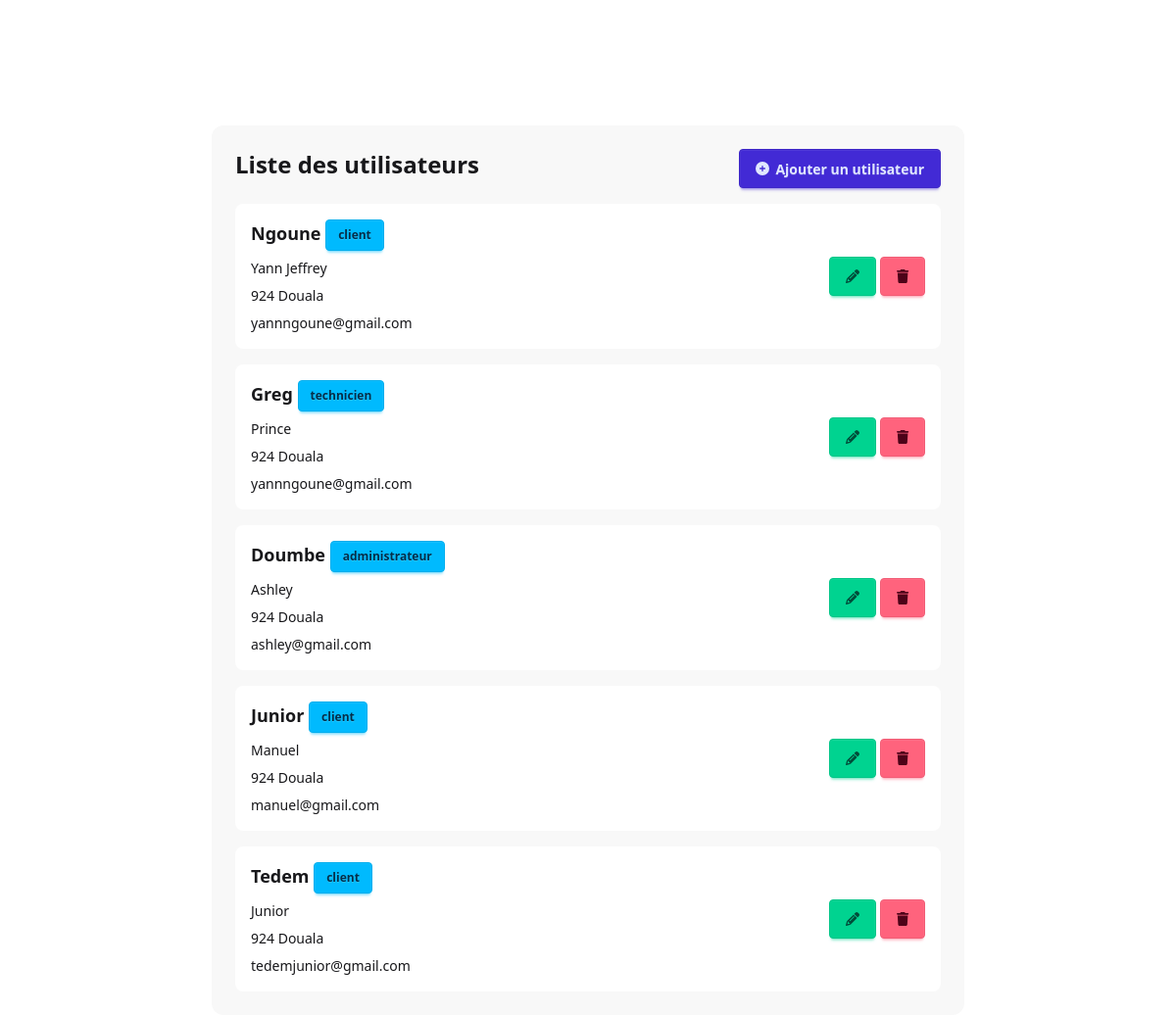
The page /utilisateur/ on the database its author committed.
### helpdeskapp/models.py (models this page shows, shortened)
class Utilisateur(models.Model):
    roles = [
        ('client', 'Client'),
        ('technicien', 'Technicien'),
        ('administrateur', 'Administrateur')
    ]
    nom = models.CharField(max_length=100)
    prenom = models.CharField(max_length=100)
    telephone = models.CharField(max_length=15)
    address = models.TextField()
    email = models.EmailField()
    password = models.CharField(max_length=100)
    role = models.CharField(max_length=20, choices=roles, default='client')

### helpdeskapp/views.py (the view)
# urls.py: path('utilisateur/', liste_utilisateurs, name='liste_utilisateurs'),
def liste_utilisateurs(request):
    utilisateurs = Utilisateur.objects.all()
    return render(request, 'utilisateur/liste.html', {'utilisateurs': utilisateurs})

### helpdeskapp/templates/utilisateur/liste.html (shortened to what this page needs)
{% extends 'base.html' %}
{% block content %}
<div class="w-full bg-base-200">
    <div class="mb-4 flex justify-between icons-center">
        <h1 class="text-2xl font-bold">Liste des utilisateurs</h1>
        <a href="{%url 'add_utilisateur' %}" class="btn btn-primary">
            <i class="fa fa-circle-plus"></i>
            Ajouter un utilisateur
        </a>
    </div>
    <div class="space-y-4 w-full">
        {% for utilisateur in utilisateurs %}
        <div class="p-4 bg-base-100 rounded-lg w-full flex justify-between items-center">
            <div class="space-y-2">
                <p class="font-bold text-lg">{{ utilisateur.nom }}  <span class="btn btn-info btn-sm">{{ utilisateur.role}}</span></p>
                <p class="text-sm">{{ utilisateur.prenom }}</p>
                <p class="text-sm">{{ utilisateur.address }}</p>
                <p class="text-sm">{{ utilisateur.email }}</p>
            </div>
            <div class="space-y">
                <a href="{%url 'update_utilisateur' utilisateur.id %}" class="btn btn-success">
                    <i class="fa fa-pencil"></i>
                </a>
                <a href="{%url 'delete_utilisateur' utilisateur.id %}" class="btn btn-error">
                    <i class="fa fa-trash"></i>
                </a>
            </div>
        </div>
        {% endfor %}
    </div>
</div>
{% endblock %}

### rows shown on the page
Utilisateur: nom "Ngoune", role "client", prenom "Yann Jeffrey", address "924 Douala", email "yannngoune@gmail.com"
Utilisateur: nom "Greg", role "technicien", prenom "Prince", address "924 Douala", email "yannngoune@gmail.com"
Utilisateur: nom "Doumbe", role "administrateur", prenom "Ashley", address "924 Douala", email "ashley@gmail.com"
Utilisateur: nom "Junior", role "client", prenom "Manuel", address "924 Douala", email "manuel@gmail.com"
Utilisateur: nom "Tedem", role "client", prenom "Junior", address "924 Douala", email "tedemjunior@gmail.com"
